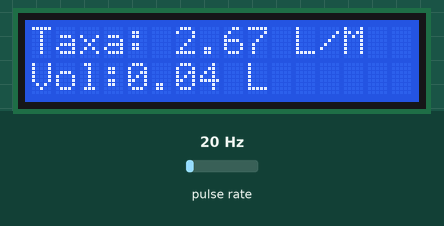
A sketch run on a simulated Arduino Uno, built with avr-gcc and run on an emulated ATmega328P. Shown: 16×2 character LCD. Wiring (inferred from the names in the program): pulse sensor: data pin 2. The inputs (shaded band) are chosen by the test bench; at power-on: pulse rate 20 Hz. What the sketch prints to the serial monitor is not drawn.

Above: at 1.6 s.
1.7 s: pulse rate (sensor on pin 2) set to 4 Hz
At 2.7 s:
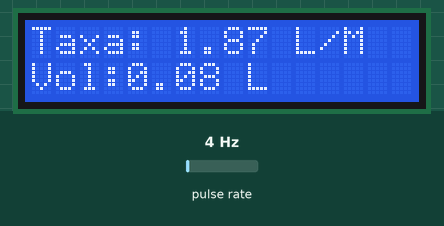
4.5 s: pulse rate (sensor on pin 2) set to 50 Hz
At 5.8 s:
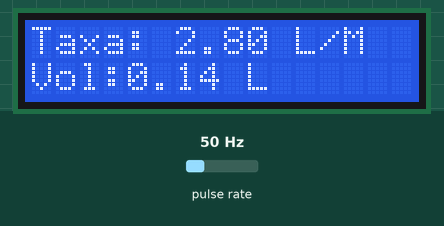
7.5 s: pulse rate (sensor on pin 2) set to 100 Hz
At 8.5 s:
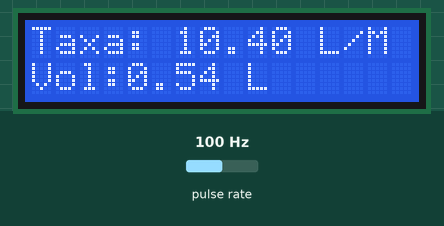
Timing chart, 0 to 10.5 s (numbered marks = the images above; inputs shaded):
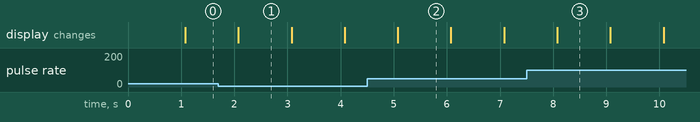

The sketch:

teste_sensor.ino
```cpp
volatile int flow_frequency;

 float vol = 0.0,l_minute;
unsigned char flowsensor = 2; // Sensor Input
unsigned long currentTime;
unsigned long cloopTime;
#include <LiquidCrystal.h>
LiquidCrystal lcd(12, 11, 5, 4, 3, 9);
void flow ()
{
   flow_frequency++;
}
void setup()
{
   pinMode(flowsensor, INPUT);
   digitalWrite(flowsensor, HIGH);
   Serial.begin(9600);
   lcd.begin(16, 2);
   attachInterrupt(digitalPinToInterrupt(flowsensor), flow, RISING);
   lcd.clear();
   lcd.setCursor(0,0);
   lcd.print("Projeto Chuveiro");
   lcd.setCursor(0,1);
   lcd.print("Sensor de Vazao");
   currentTime = millis();
   cloopTime = currentTime;
}
void loop ()
{
   currentTime = millis();
   if(currentTime >= (cloopTime + 1000))
   {
    cloopTime = currentTime;
    if(flow_frequency != 0){
      l_minute = (flow_frequency / 7.5);
      lcd.clear();
      lcd.setCursor(0,0);
      lcd.print("Taxa: ");
      lcd.print(l_minute);
      lcd.print(" L/M");
      l_minute = l_minute/60;
      lcd.setCursor(0,1);
      vol = vol +l_minute;
      lcd.print("Vol:");
      lcd.print(vol);
      lcd.print(" L");
      flow_frequency = 0; // Reset Counter
      Serial.print(l_minute, DEC); // Print litres/hour
      Serial.println(" L/Sec");
    }
    else {
      Serial.println(" flow rate = 0 ");
      lcd.clear();
      lcd.setCursor(0,0);
      lcd.print("Taxa: ");
      lcd.print( flow_frequency );
      lcd.print(" L/M");
      lcd.setCursor(0,1);
      lcd.print("Vol:");
      lcd.print(vol);
      lcd.print(" L");
    }
   }
}
```

Measured:
- what the display in image 1 shows lasts 1.0 s, from 2.1 s to 3.1 s
